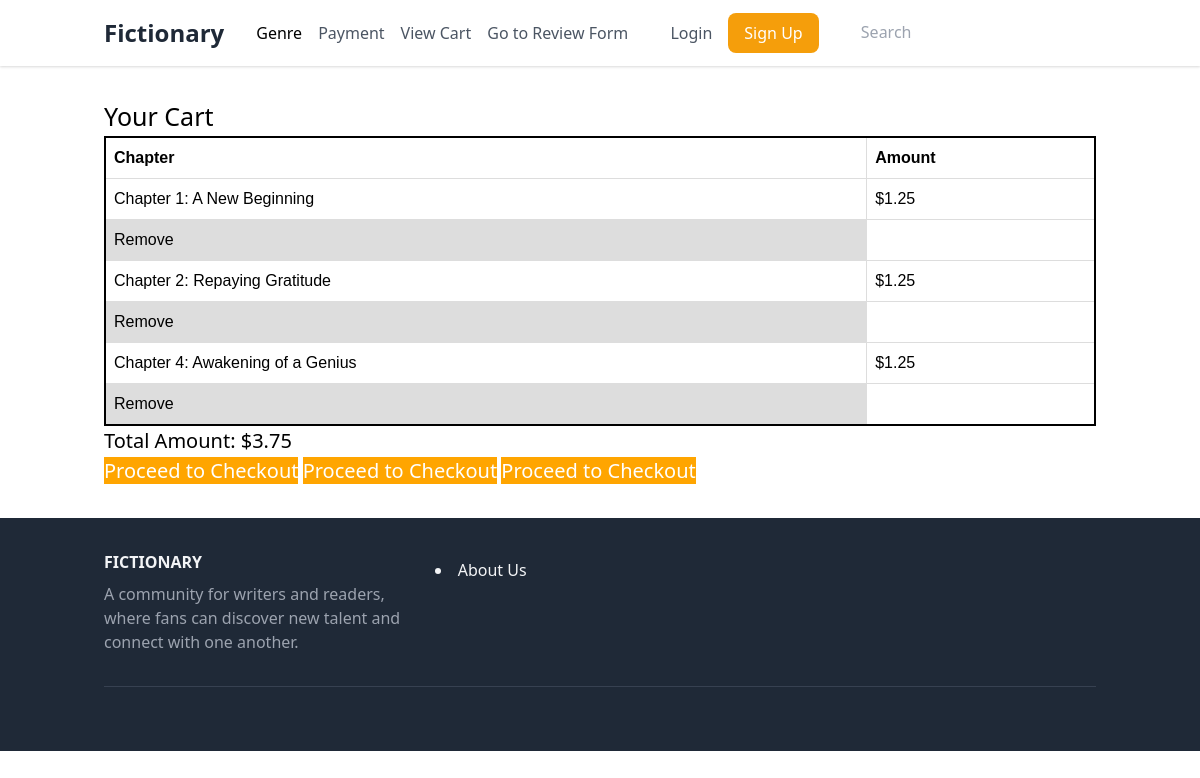
The page /view_cart/ (signed in) on the database its author committed.
### novels/models.py (models this page shows, shortened)
class Chapter(models.Model):
    novel = models.ForeignKey(Novel, on_delete=models.CASCADE)
    title = models.CharField(max_length=100)
    content = models.TextField()
    previous_chapter = models.ForeignKey('self', on_delete=models.SET_NULL, null=True, blank=True, related_name='next_chapters')
    next_chapter = models.ForeignKey('self', on_delete=models.SET_NULL, null=True, blank=True, related_name='previous_chapters')
    cart = models.ManyToManyField('novels.CustomUser', through='CartChapter')
    amount = models.DecimalField(max_digits=10, decimal_places=2, default=1.25)

### novels/views.py (the view)
# urls.py: path('view_cart/', views.ViewCartView.as_view(), name='view_cart'),
class ViewCartView(LoginRequiredMixin, View):
    def get(self, request):
        cart_chapters = CartChapter.objects.filter(user=request.user)
        chapters = [cart_chapter.chapter for cart_chapter in cart_chapters]
        total_amount = sum(chapter.amount for chapter in chapters) if chapters else 0
        return render(request, 'cart.html', {'chapters': chapters, 'total_amount': total_amount})

### novels/templates/cart.html (shortened to what this page needs)
{% extends 'base.html' %}
{% load static %}
{% block content %}
<head>
</head>
    <h1 style="font-size: 25px;">Your Cart</h1>
    {% if chapters %}
        <table class="cart-table">
            <thead>
                <tr>
                    <th>Chapter</th>
                    <th>Amount</th>
                </tr>
            </thead>
            <tbody>
                {% for chapter in chapters %}
                    <tr>
                        <td>{{ chapter.title }}</td>
                        <td>${{ chapter.amount }}</td>
                    </tr>
                    <tr>
                       <td> <a href="{% url 'novels:remove_from_cart' chapter.id %}">Remove</a></td>
                    </tr>
                {% endfor %}
            </tbody>
        </table>
        <p style="font-size: 20px;">Total Amount: ${{ total_amount }}</p>
        <a href="{% url 'novels:make_payment' chapter.id %}" class="btn" style="color:white; background-color: orange; padding: 0; font-size: 20px;">Proceed to Checkout</a>
    {% else %}
        <p>Your cart is empty.</p>
    {% endif %}
{% endblock %}

### novels/static/novels/hello.css (style rules this page uses)
body { font-family: Arial, sans-serif; font-size: 16px; margin: 0; }

### novels/templates/cart.html (style rules this page uses)
.cart-table { border: 2px solid black; }
table { font-family: arial, sans-serif; border-collapse: collapse; width: 100%; }
td, th { border: 1px solid #dddddd; text-align: left; padding: 8px; }
tr:nth-child(even) { background-color: #dddddd; }

### rows shown on the page
Chapter: title "Chapter 1: A New Beginning", amount "1.25"
Chapter: title "Chapter 2: Repaying Gratitude", amount "1.25"
Chapter: title "Chapter 4: Awakening of a Genius", amount "1.25"

### other values the page prints
{{ total_amount }} "3.75"
